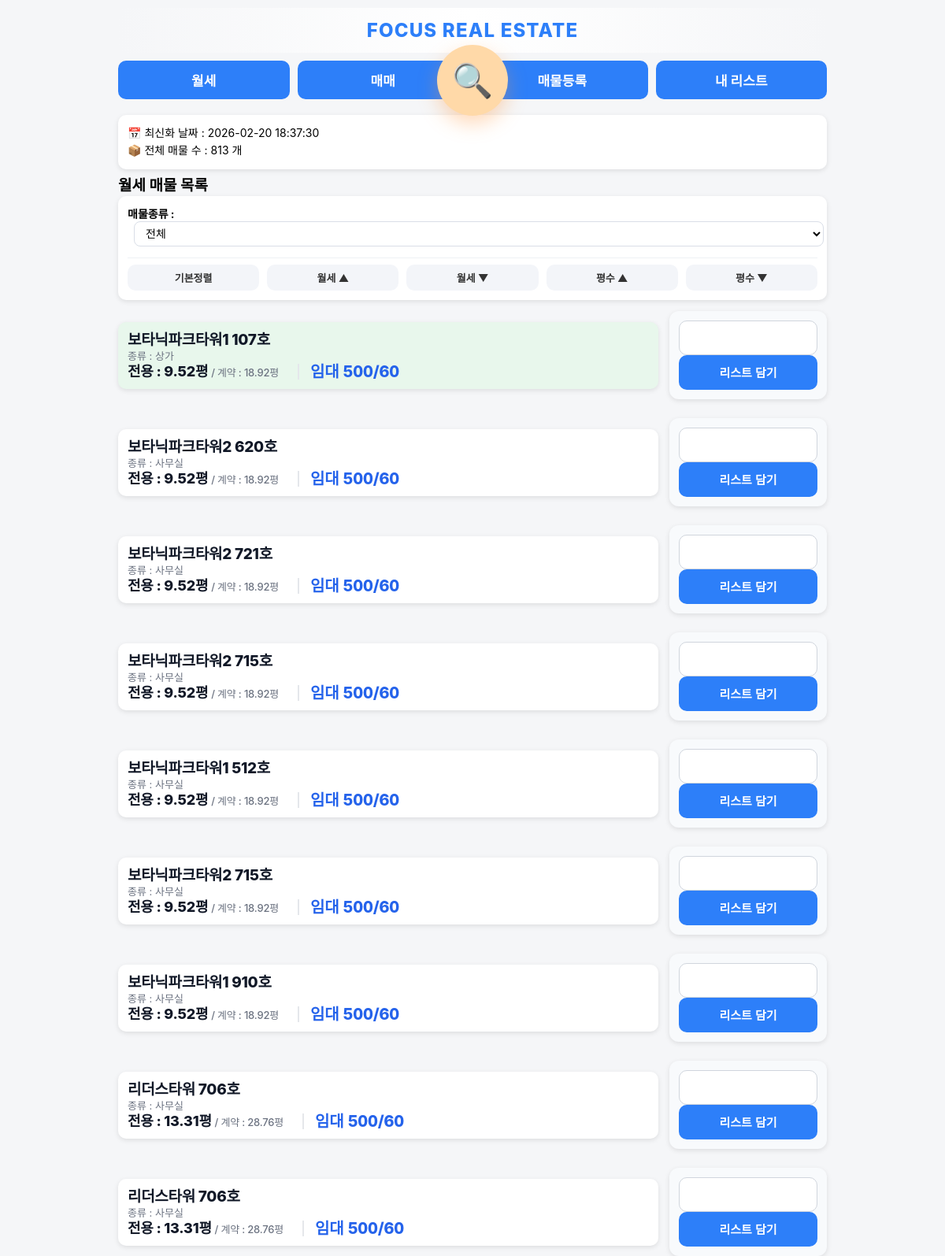
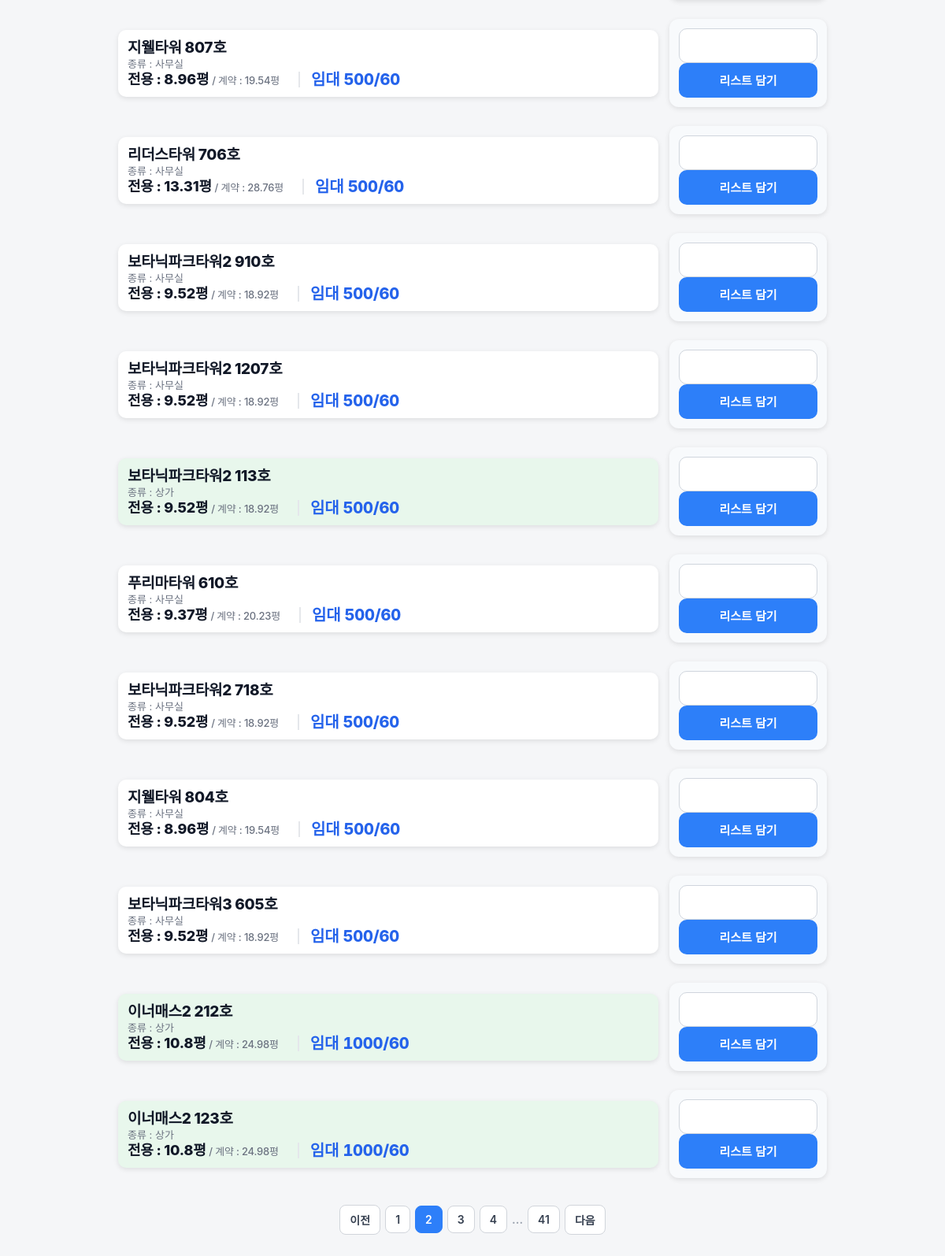
/?page=2&mode=rent&sort=&property_type= (signed in), run on the app's committed database (2 pictures, top to bottom).
### app.py (models this page shows)
class UploadLog(db.Model):
    id = db.Column(db.Integer, primary_key=True)
    upload_time = db.Column(db.String(50))

class Property(db.Model):
    status = db.Column(db.String(20), default='available')
    property_type = db.Column(db.String(50))
    id = db.Column(db.Integer, primary_key=True)
    building_name = db.Column(db.String(200))
    exclusive_area = db.Column(db.Float)
    contract_area = db.Column(db.Float)
    deposit = db.Column(db.Integer)
    rent = db.Column(db.Integer)
    sale_price = db.Column(db.Integer)
    category = db.Column(db.String(20))
    status = db.Column(db.String(20), default='available')
    private_memo = db.Column(db.Text)
    has_interior = db.Column(db.Boolean, default=False)
    has_gonghang = db.Column(db.Boolean, default=False)
    has_corner = db.Column(db.Boolean, default=False)

### app.py (the view)
@app.route("/")
@login_required
def index():
    print("현재 로그인 상태:", current_user.is_authenticated)
    mode = request.args.get("mode", "rent")
    sort = request.args.get("sort", "")
    property_type = request.args.get("property_type", "")
    query = Property.query
    if property_type:
        query = query.filter(Property.property_type == property_type)
    if mode == "sale":
        query = query.filter_by(category="매매")
    else:
        query = query.filter_by(category="월세")
    if sort == "rent_asc":
        query = query.order_by(Property.rent.asc(), Property.deposit.asc())
    elif sort == "rent_desc":
        query = query.order_by(Property.rent.desc(), Property.deposit.desc())
    elif sort == "sale_asc":
        query = query.order_by(Property.sale_price.asc())
    elif sort == "sale_desc":
        query = query.order_by(Property.sale_price.desc())
    elif sort == "area_asc":
        query = query.order_by(Property.exclusive_area.asc())
    elif sort == "area_desc":
        query = query.order_by(Property.exclusive_area.desc())
    else:
        if mode == "rent":
            query = query.order_by(Property.rent.asc(), Property.deposit.asc())
        else:
            query = query.order_by(Property.sale_price.asc())
    page = request.args.get('page', 1, type=int)
    pagination = query.paginate(page=page, per_page=20, error_out=False)
    properties = pagination.items
    last_upload = UploadLog.query.order_by(UploadLog.id.desc()).first()
    upload_time = last_upload.upload_time if last_upload else "업로드 기록 없음"
    collections = Collection.query.all()
    existing_pairs = set(
        (item.property_id, item.collection_id)
        for item in CollectionItem.query.all()
    )
    thumb_map = {}
    for img in PropertyImage.query.order_by(PropertyImage.id.desc()).all():
        if img.property_id not in thumb_map:
            thumb_map[img.property_id] = []
        if len(thumb_map[img.property_id]) < 2:
            thumb_map[img.property_id].append(img.file_path)
    return render_template(
        "index.html",
        properties=properties,
        mode=mode,
        format_sale_price_korean=format_sale_price_korean,
        upload_time=upload_time,
        property_type=property_type,
        collections=collections,
        existing_pairs=existing_pairs,
        thumb_map=thumb_map,
        pagination=pagination
    )

### app.py (called while the page is built)
@login_manager.user_loader
def load_user(user_id):
    return User.query.get(int(user_id))

### templates/index.html (shortened to what this page needs)
{% extends "base.html" %}
{% block content %}
<div class="card info-box">
    <div>📅 최신화 날짜 : {{ upload_time }}</div>
    <div>📦 전체 매물 수 : {{ pagination.total }} 개</div>
</div>
{% if mode == "sale" %}
<h2>매매 매물 목록</h2>
{% else %}
<h2>월세 매물 목록</h2>
{% endif %}
<div class="card">
<form method="get">
    <div class="filter-row">
        <strong>매물종류 :</strong>
        <select name="property_type" onchange="this.form.submit()">
            <option value="" {% if not property_type %}selected{% endif %}>전체</option>
        </select>
    </div>
</form>
<div class="sort-buttons">
    <a href="/?mode={{ mode }}&property_type={{ property_type }}">기본정렬</a>
    {% if mode == "sale" %}
        <a href="/?mode=sale&sort=sale_asc&property_type={{ property_type }}">매매가 ▲</a>
        <a href="/?mode=sale&sort=sale_desc&property_type={{ property_type }}">매매가 ▼</a>
    {% else %}
        <a href="/?mode=rent&sort=rent_asc&property_type={{ property_type }}">월세 ▲</a>
        <a href="/?mode=rent&sort=rent_desc&property_type={{ property_type }}">월세 ▼</a>
    {% endif %}
    <a href="/?mode={{ mode }}&sort=area_asc&property_type={{ property_type }}">평수 ▲</a>
    <a href="/?mode={{ mode }}&sort=area_desc&property_type={{ property_type }}">평수 ▼</a>
</div>
</div>
{% for p in properties %}
<div class="detail-row">
    <div class="card property-card {{ p.property_type }}" onclick="location.href='/property/{{ p.id }}'" style="position: relative;">
        <div class="card-left">
            <div class="title">{{ p.building_name }}</div>
            <div class="detail">
                종류 : {{ p.property_type }}
            </div>
            <div class="detail-line">
    <div class="area-text">
    <span class="area-main">전용 : {{ p.exclusive_area }}평</span>
    <span class="area-sub"> / 계약 : {{ p.contract_area }}평</span>
</div>
    <span class="price-inline">
    {% if p.category == "매매" %}
        매매 {{ format_sale_price_korean(p.sale_price) }}
    {% else %}
        임대 {{ p.deposit }}/{{ p.rent }}
    {% endif %}
    </span>
</div>
        </div>
    </div>
    <form method="POST" action="/add_to_collection" class="ajax-form card action-card">
    <select name="collection_id" class="collection-select">
    </select>
    <button type="submit" class="add-btn">
리스트 담기
</button>
</form>
</div>
{% endfor %}
<div class="pagination">
    {% if pagination.has_prev %}
        <a href="{{ url_for('index', page=pagination.prev_num, mode=request.args.get('mode', 'rent'), sort=request.args.get('sort', ''), property_type=request.args.get('property_type', '')) }}" class="page-btn">이전</a>
    {% endif %}
    {% for p in pagination.iter_pages(left_edge=1, right_edge=1, left_current=2, right_current=2) %}
        {% if p %}
            {% if p == pagination.page %}
                <span class="page-btn active">{{ p }}</span>
            {% else %}
                <a href="{{ url_for('index', page=p, mode=request.args.get('mode', 'rent'), sort=request.args.get('sort', ''), property_type=request.args.get('property_type', '')) }}" class="page-btn">{{ p }}</a>
            {% endif %}
        {% else %}
            <span class="page-dots">...</span>
        {% endif %}
    {% endfor %}
    {% if pagination.has_next %}
        <a href="{{ url_for('index', page=pagination.next_num, mode=request.args.get('mode', 'rent'), sort=request.args.get('sort', ''), property_type=request.args.get('property_type', '')) }}" class="page-btn">다음</a>
    {% endif %}
</div>
{% endblock %}

### templates/base.html (shortened to what this page needs)
<!DOCTYPE html>
<html>
<head>
</head>
<body>
<div class="container">
    <div class="site-header">
         FOCUS REAL ESTATE
    </div>
    <div class="menu-wrapper">
    <div class="menu">
        <a href="/?mode=rent">월세</a>
        <a href="/?mode=sale">매매</a>
        <a href="/register" class="pc-only">매물등록</a>
        <a href="/collections">내 리스트</a>
    </div>
    <a href="/search" class="search-fab" title="매물 검색">
        🔍
    </a>
</div>
{% block content %}
{% endblock %}
</div>
</body>
</html>

### templates/index.html (style rules this page uses)
.pagination { display: flex; justify-content: center; align-items: center; gap: 6px; margin-top: 24px; margin-bottom: 40px; }
.page-btn { padding: 8px 12px; border-radius: 8px; background: #fff; border: 1px solid #d1d5db; color: #374151; text-decoration: none; font-weight: 600; font-size: 14px; transition: all 0.2s; }
.page-btn.active { background: #2d7ff9; color: #fff; border-color: #2d7ff9; }
.page-dots { color: #9ca3af; font-weight: bold; }
.filter-row { margin-bottom:12px; font-size:14px; }
.filter-row select { margin-left:8px; padding:6px 10px; border-radius:8px; border:1px solid #d9dee7; background:#fff; font-size:14px; transition:0.15s; }
.sort-buttons { margin-top:14px; padding-top:8px; border-top:1px solid #eef1f5; display:flex; flex-wrap:wrap; gap:8px; }
.sort-buttons a { text-decoration:none; color:#333; background:#f3f5f9; padding:7px 12px; border-radius:10px; font-size:13px; font-weight:600; transition:0.15s; }
.property-card { margin-top:14px; }

### data on the page
UploadLog: upload_time "2026-02-20 18:37:30"
Property: building_name "보타닉파크타워1 107호", property_type "상가", exclusive_area "9.52", contract_area "18.92", deposit "500", rent "60"
Property: building_name "보타닉파크타워2 620호", property_type "사무실", exclusive_area "9.52", contract_area "18.92", deposit "500", rent "60"
Property: building_name "보타닉파크타워2 721호", property_type "사무실", exclusive_area "9.52", contract_area "18.92", deposit "500", rent "60"
Property: building_name "보타닉파크타워2 715호", property_type "사무실", exclusive_area "9.52", contract_area "18.92", deposit "500", rent "60"
Property: building_name "보타닉파크타워1 512호", property_type "사무실", exclusive_area "9.52", contract_area "18.92", deposit "500", rent "60"
Property: building_name "보타닉파크타워2 715호", property_type "사무실", exclusive_area "9.52", contract_area "18.92", deposit "500", rent "60"
Property: building_name "보타닉파크타워1 910호", property_type "사무실", exclusive_area "9.52", contract_area "18.92", deposit "500", rent "60"
Property: building_name "리더스타워 706호", property_type "사무실", exclusive_area "13.31", contract_area "28.76", deposit "500", rent "60"
Property: building_name "리더스타워 706호", property_type "사무실", exclusive_area "13.31", contract_area "28.76", deposit "500", rent "60"
Property: building_name "지웰타워 807호", property_type "사무실", exclusive_area "8.96", contract_area "19.54", deposit "500", rent "60"
Property: building_name "리더스타워 706호", property_type "사무실", exclusive_area "13.31", contract_area "28.76", deposit "500", rent "60"
Property: building_name "보타닉파크타워2 910호", property_type "사무실", exclusive_area "9.52", contract_area "18.92", deposit "500", rent "60"
Property: building_name "보타닉파크타워2 1207호", property_type "사무실", exclusive_area "9.52", contract_area "18.92", deposit "500", rent "60"
Property: building_name "보타닉파크타워2 113호", property_type "상가", exclusive_area "9.52", contract_area "18.92", deposit "500", rent "60"
Property: building_name "푸리마타워 610호", property_type "사무실", exclusive_area "9.37", contract_area "20.23", deposit "500", rent "60"
Property: building_name "보타닉파크타워2 718호", property_type "사무실", exclusive_area "9.52", contract_area "18.92", deposit "500", rent "60"
Property: building_name "지웰타워 804호", property_type "사무실", exclusive_area "8.96", contract_area "19.54", deposit "500", rent "60"
Property: building_name "보타닉파크타워3 605호", property_type "사무실", exclusive_area "9.52", contract_area "18.92", deposit "500", rent "60"
Property: building_name "이너매스2 212호", property_type "상가", exclusive_area "10.8", contract_area "24.98", deposit "1000", rent "60"
Property: building_name "이너매스2 123호", property_type "상가", exclusive_area "10.8", contract_area "24.98", deposit "1000", rent "60"

### other printed values
{{ pagination.total }} "813"
{{ p }} "1" "3" "4" "41"
{{ p }} "2"
